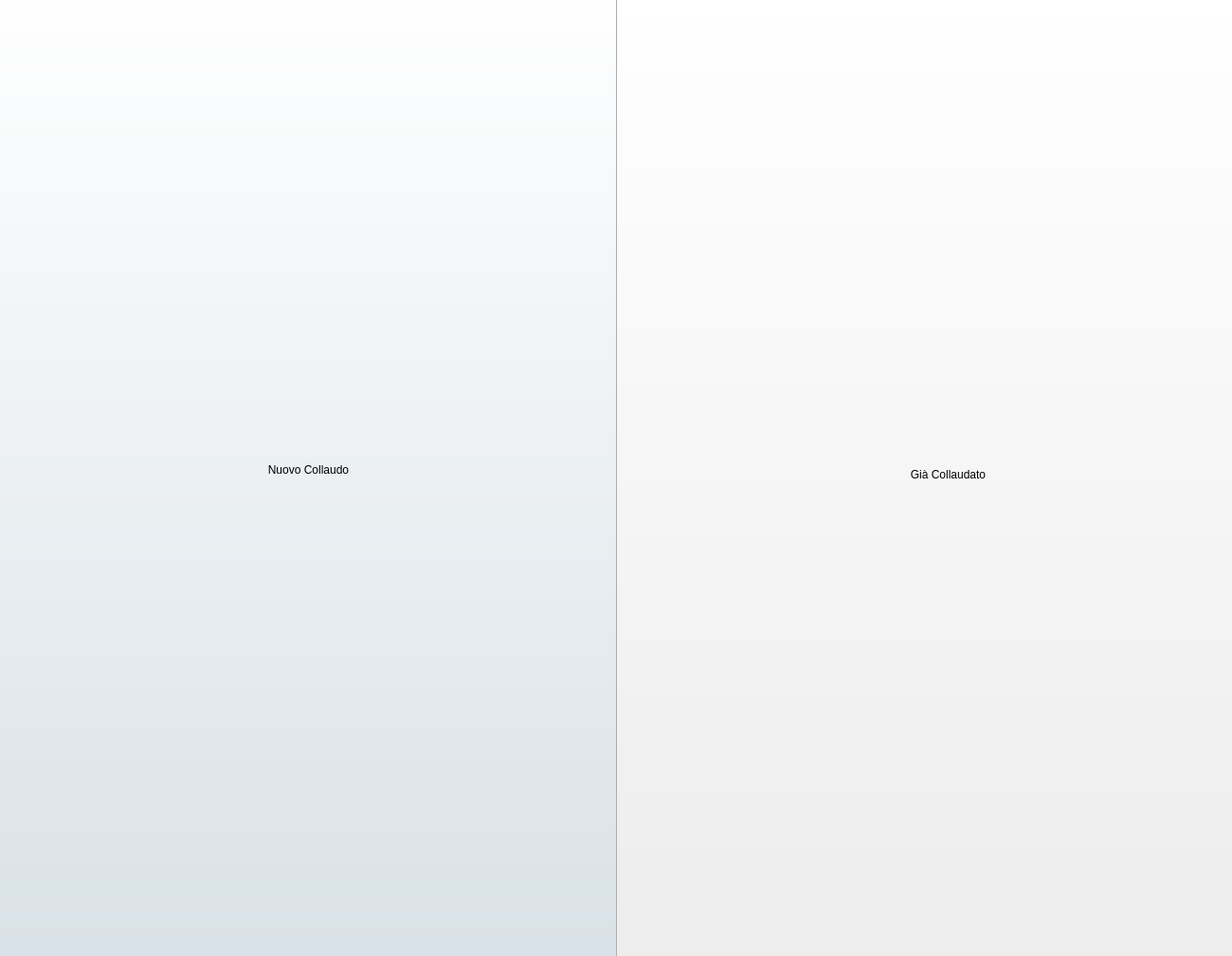
<?xml version="1.0" encoding="UTF-8"?>
<ui version="4.0">
 <class>Dialog</class>
 <widget class="QDialog" name="Dialog">
  <property name="enabled">
   <bool>true</bool>
  </property>
  <property name="geometry">
   <rect>
    <x>0</x>
    <y>0</y>
    <width>1300</width>
    <height>1009</height>
   </rect>
  </property>
  <property name="windowTitle">
   <string>Dialog</string>
  </property>
  <widget class="QPushButton" name="NewButton">
   <property name="enabled">
    <bool>true</bool>
   </property>
   <property name="geometry">
    <rect>
     <x>-10</x>
     <y>-20</y>
     <width>671</width>
     <height>1031</height>
    </rect>
   </property>
   <property name="styleSheet">
    <string notr="true">

</string>
   </property>
   <property name="text">
    <string>Nuovo Collaudo</string>
   </property>
   <property name="checkable">
    <bool>false</bool>
   </property>
   <property name="autoDefault">
    <bool>true</bool>
   </property>
   <property name="default">
    <bool>false</bool>
   </property>
   <property name="flat">
    <bool>false</bool>
   </property>
  </widget>
  <widget class="QPushButton" name="OldButton">
   <property name="geometry">
    <rect>
     <x>650</x>
     <y>-10</y>
     <width>701</width>
     <height>1021</height>
    </rect>
   </property>
   <property name="text">
    <string>Già Collaudato</string>
   </property>
  </widget>
 </widget>
 <resources/>
 <connections/>
</ui>
